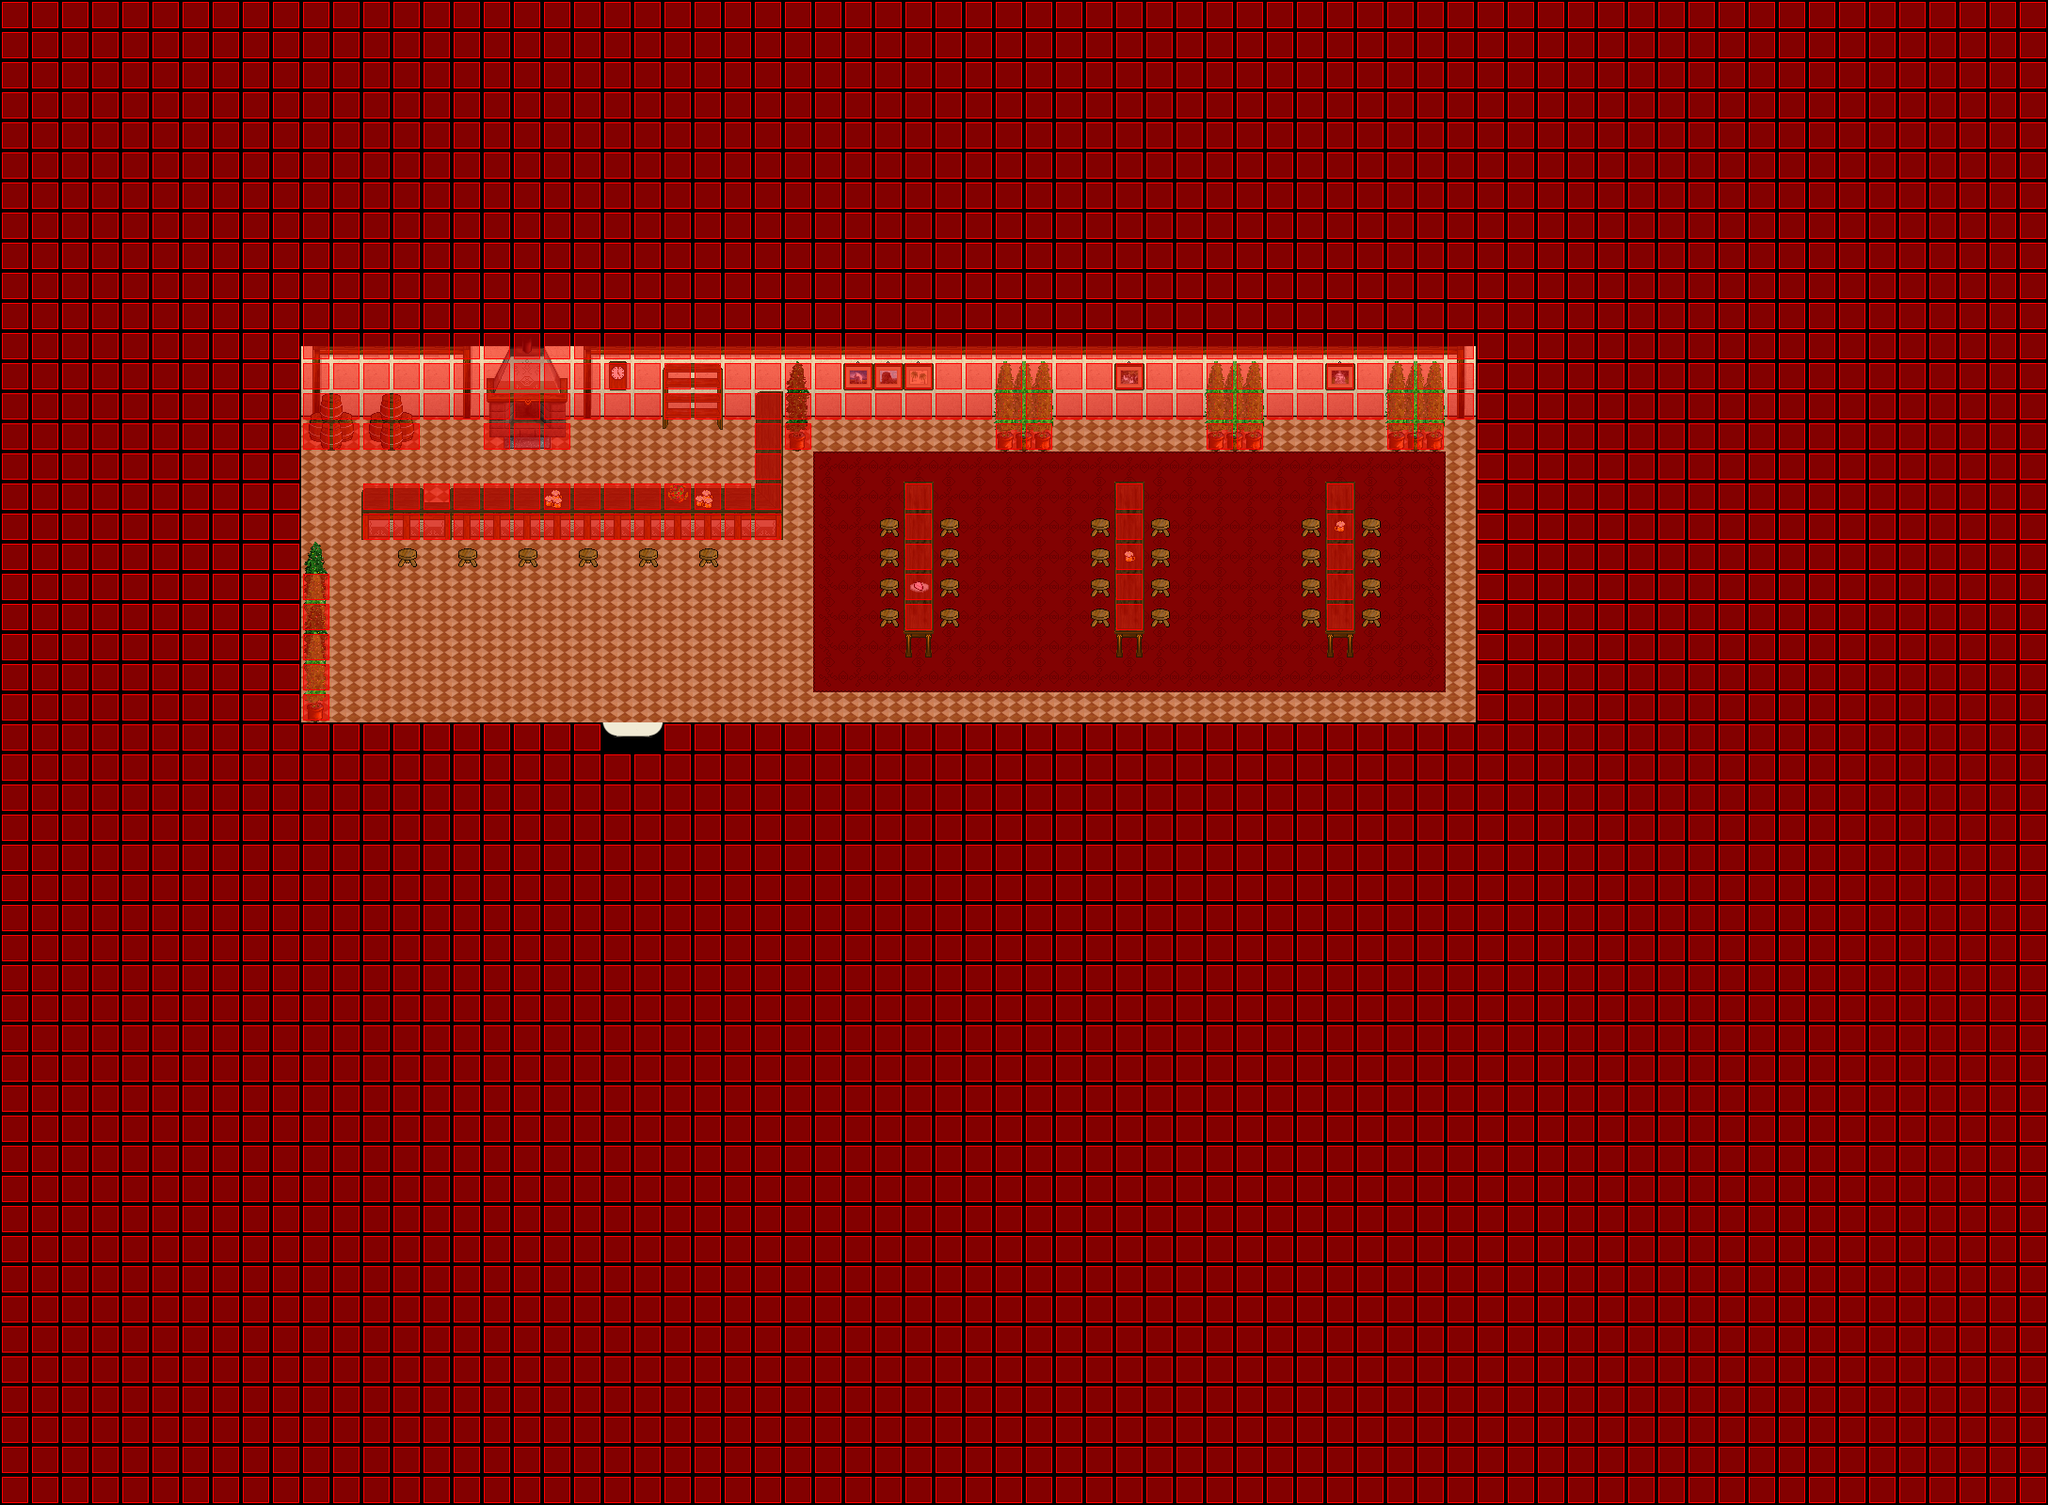

Rendered tile map (Tiled .tmx) drawn with the repository's tilesets; below, a short description and the map source with its tile grids summarised:
An orthogonal 68x50 tile map with 32x32 px tiles, 5 tile layers (Ground, Ground, Fringe, Over, ...), 4 tilesets and 2 objects (WARP, SCRIPT).

<map version="1.0" orientation="orthogonal" width="68" height="50" tilewidth="32" tileheight="32">
 <properties>
  <property name="music" value="inside2.ogg" />
 </properties>
 <tileset firstgid="1" name="collision" tilewidth="32" tileheight="32">
  <image source="../graphics/tiles/collision1_32_32.png" width="1024" height="1024" />
 </tileset>
 <tileset firstgid="1025" name="inn" tilewidth="32" tileheight="32">
  <image source="../graphics/tiles/indoor3_32_32.png" width="1024" height="1024" />
 </tileset>
 <tileset firstgid="2049" name="inn_32_96" tilewidth="32" tileheight="96">
  <image source="../graphics/tiles/indoor2_32_96.png" width="1024" height="960" />
 </tileset>
 <tileset firstgid="2369" name="inn_32_64" tilewidth="32" tileheight="64">
  <image source="../graphics/tiles/indoor2_32_64.png" width="1024" height="1024" />
 </tileset>
 <layer name="Ground" width="68" height="50">
  <data>[3400 cells, 42 non-empty, 1 distinct tile ids]</data>
 </layer>
 <layer name="Ground" width="68" height="50">
  <data>[3400 cells, 3400 non-empty, 39 distinct tile ids]</data>
 </layer>
 <layer name="Fringe" width="68" height="50">
  <data>[3400 cells, 86 non-empty, 26 distinct tile ids]</data>
 </layer>
 <layer name="Over" width="68" height="50">
  <data>[3400 cells, 0 non-empty, 0 distinct tile ids]</data>
 </layer>
 <layer name="Collision" width="68" height="50">
  <data>[3400 cells, 3072 non-empty, 1 distinct tile ids]</data>
 </layer>
 <objectgroup name="Object" width="68" height="50">
  <object name="Warp to City XCF" type="WARP" x="640" y="768" width="64" height="32">
   <properties>
    <property name="DEST_MAP" value="ow-o0000-o0000-o0000" />
    <property name="DEST_X" value="1216" />
    <property name="DEST_Y" value="5824" />
   </properties>
  </object>
  <object name="External Map Events" type="SCRIPT" x="-3200" y="-1024">
   <properties>
    <property name="FILENAME" value="scripts/maps/iw-selphie-timlet-tavern-o00-o00-o00.lua" />
   </properties>
  </object>
 </objectgroup>
</map>
